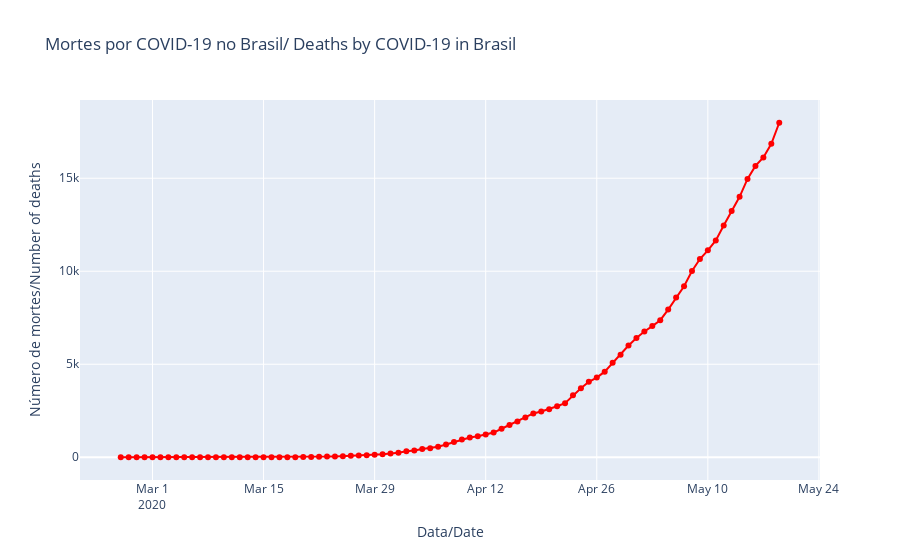

The notebook cell saved with this chart:
### Markdown cell above
## Mortes / Deaths

### Code cell
fig = go.Figure()

fig.add_trace(
    go.Scatter(x=brasil.observation_date, y=brasil.deaths, name='Mortes/Deaths', mode='lines+markers',
              line=dict(color='red'))
)
#Edita o layout
fig.update_layout(title='Mortes por COVID-19 no Brasil/ Deaths by COVID-19 in Brasil',
                   xaxis_title='Data/Date',
                   yaxis_title='Número de mortes/Number of deaths')
fig.show()
